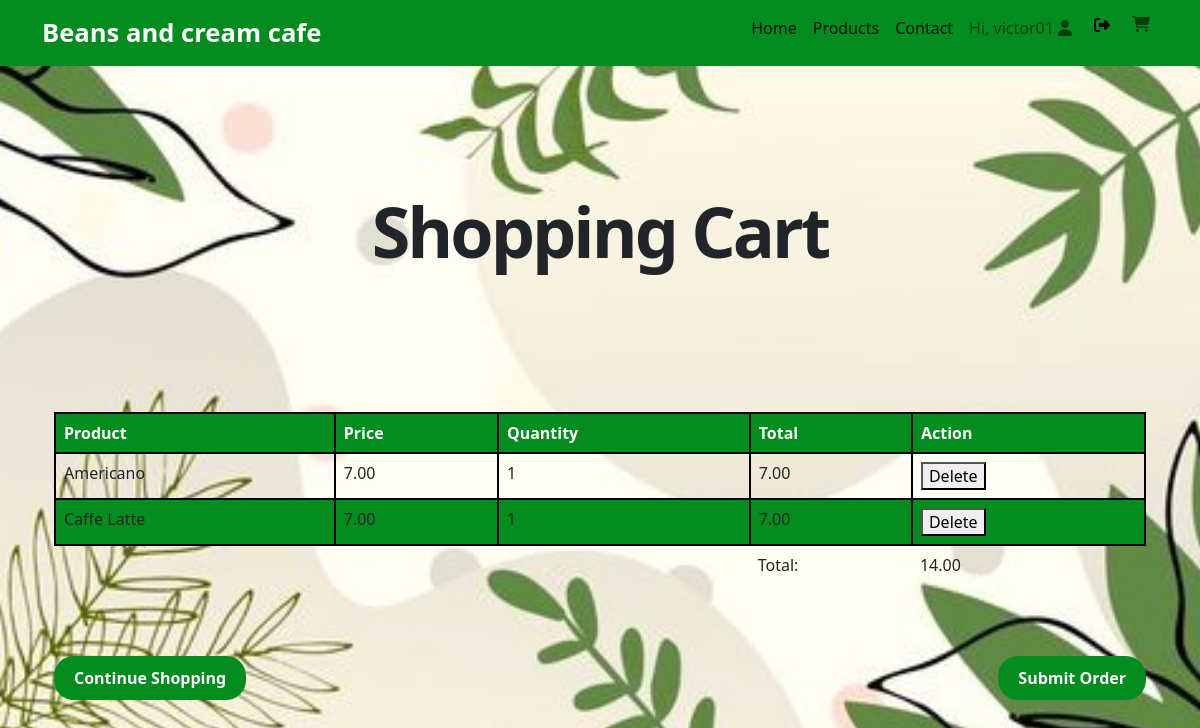
The page /cart/ (signed in) on the database its author committed.
### app_beans_and_cream_cafe/models.py (models this page shows, shortened)
class OrderItem(models.Model): # clasa cu ajutorul caruia definim caracteristicile si comportamentul pt unul sau mai multe produse dint-o comanda
    user = models.ForeignKey(settings.AUTH_USER_MODEL, on_delete=models.CASCADE)
    ordered = models.BooleanField(default=False)
    product = models.ForeignKey(Product, on_delete=models.CASCADE)
    quantity = models.IntegerField(default=1)
    def get_total_item_price(self): # acesta metota ne retuneaza cantitatea totala a unui produs
        return self.quantity * self.product.price_lei
    def get_final_price(self): # acesta metota ne retuneaza valoarea totala a unui produs dintr-o comanda
        return self.get_total_item_price()

class Product(models.Model):
    name = models.CharField(max_length=200)
    price_lei = models.DecimalField(max_digits= 10, decimal_places=2, default= 0)
    gramaj_ml = models.DecimalField(max_digits=10,decimal_places=2, default=0)
    description = models.TextField()
    drink_type = models.TextField(default=0)
    nutritional_values = models.TextField(default=0)
    image = models.ImageField(upload_to='product_images/', null=True, blank=True)

### app_beans_and_cream_cafe/views.py (the view)
# urls.py: path('cart/', shopping_cart, name='cart'),
def shopping_cart(request):
    order_items = OrderItem.objects.filter(user=request.user, ordered=False)
    order_total = sum(item.get_final_price() for item in order_items)
    context = {
        'order_items': order_items,
        'total_cumparaturi': order_total,
    }
    return render(request, 'app_beans_and_cream_cafe/cart.html', context)

### app_beans_and_cream_cafe/templates/app_beans_and_cream_cafe/cart.html (shortened to what this page needs)
{% extends "app_beans_and_cream_cafe/base.html" %}
{% load static%}
{% block content %}
<div class="container spaced-top-5 black-bg">
    <div class="row">
        <div class="col">
            <h1 style="text-align: center;
            font-size: 70px;
            font-weight: 700;
            text-transform: none;
            font-style: normal;
            text-decoration: none;
            line-height: 1em;
            letter-spacing: -3px;
            margin-top: 50px;
            margin-bottom: 50px;">Shopping Cart</h1></br></br></br></br>
                <table class="table">
                    <thead>
                        <tr>
                            <th>Product</th>
                            <th>Price</th>
                            <th>Quantity</th>
                            <th>Total</th>
                            <th>Action</th>
                        </tr>
                    </thead>
                    <tbody>
                        {% for order_item in order_items %}
                            <tr>
                                <td>{{ order_item.product.name }}</td>
                                <td>{{ order_item.product.price_lei }}</td>
                                <td>{{ order_item.quantity }}</td>
                                <td>{{ order_item.get_final_price }}</td>
                                <td>
                                    <button onclick="deleteProduct({{ order_item.product.id }})">Delete</button>
                                </td>
                            </tr>
                        {% endfor %}
                    </tbody>
                    <tfoot>
                        <tr>
                            <td colspan="3"></td>
                            <td>Total:</td>
                            <td>{{ total_cumparaturi }}</td>
                        </tr>
                    </tfoot>
                </table></br>
            <div class="d-flex justify-content-between">
                <a href="{% url 'app_beans_and_cream_cafe:products' %}">
                    <button class="btn-custom spaced-top-2">Continue Shopping</button>
                </a>
                <form method="post" action="{% url 'app_beans_and_cream_cafe:finalizeaza_comanda' %}">
                    <button type="submit" class="btn-custom spaced-top-2">Submit Order</button>
                </form>
            </div>
        </div>
    </div>
</div>
{% endblock %}

### app_beans_and_cream_cafe/templates/app_beans_and_cream_cafe/navbar.html (shortened to what this page needs)
{% block navbar %}
<nav class="navbar navbar-expand-lg navbar-light bg-light">
  <div class="container-fluid container">
    <a class="navbar-brand brand-logo" href="/">Beans and cream cafe </a>
    <div class="d-flex">
      <div class="collapse navbar-collapse" id="navbarNavAltMarkup">
        <div class="navbar-nav">
          <a class="nav-link active" aria-current="page" href="/">Home</a>
          <a class="nav-link active" aria-current="page" href="{% url 'app_beans_and_cream_cafe:products' %}">Products</a>
          <a class="nav-link active" aria-current="page" href="{% url 'app_beans_and_cream_cafe:contact' %}">Contact</a>
          {% if user.is_authenticated %}
            <a class="nav-link" href="{#}" title="Deautentificare"> Hi, {{user.username}}
              <i class="fas fa-user"></i>
            </a>
            <form class="nav-link" action="{% url 'logout' %}" method="POST">
              <button class="logout-button" type="submit">
                <i class="fas fa-sign-out-alt"></i>
              </button>
            </form>
            <a class="nav-link" href="{% url 'app_beans_and_cream_cafe:cart' %}" title="Coșul tău">
              <i class="fa-solid fa-shopping-cart"></i>
            </a>
          {% else %}
            <a class="nav-link" href="{% url 'account:login' %}" title="Autentificare">
              <i class="fa-solid fa-sign-in-alt"></i>
            </a>
          {% endif %}
        </div>
      </div>
    </div>
  </div>
</nav>
{% endblock %}

### static/css/base.css (style rules this page uses)
.navbar { background-color: #038d1e !important; }
.logout-button { background-color: #038d1e; border:#A45004; }
.spaced-top-5 { margin-top: 5em; }
.spaced-top-2 { margin-top: 2em; }
.btn-custom { font-weight: bold; background-color: #038d1e; padding: 10px 40px; border-radius: 20px; border: 2px solid #FFFFFF; color: #f9b4fe; }
.brand-logo { color: #FFFFFF; font-size: 1.6em; font-weight: bold; }
body { background-image: url('font.jpg'); background-size: cover; background-repeat: no-repeat; background-position: center; }
.table { border-collapse: collapse; width: 100%; }
.table th, .table td { border: 2px solid #000000; padding: 8px; text-align: left; }
.table th { background-color: #038d1e; color: #FFFFFF; }
.table tbody tr:nth-child(even) { background-color: #038d1e; }
.table tfoot td { border: none; }
.btn-custom { font-weight: bold; background-color: #038d1e; padding: 10px 20px; border-radius: 20px; border: none; color: #fff; cursor: pointer; }

### rows shown on the page
OrderItem: product.name "Americano", product.price_lei "7.00", quantity "1", get_final_price "7.00"
OrderItem: product.name "Caffe Latte", product.price_lei "7.00", quantity "1", get_final_price "7.00"

### other values the page prints
{{ user.username }} "victor01"
{{ total_cumparaturi }} "14.00"
